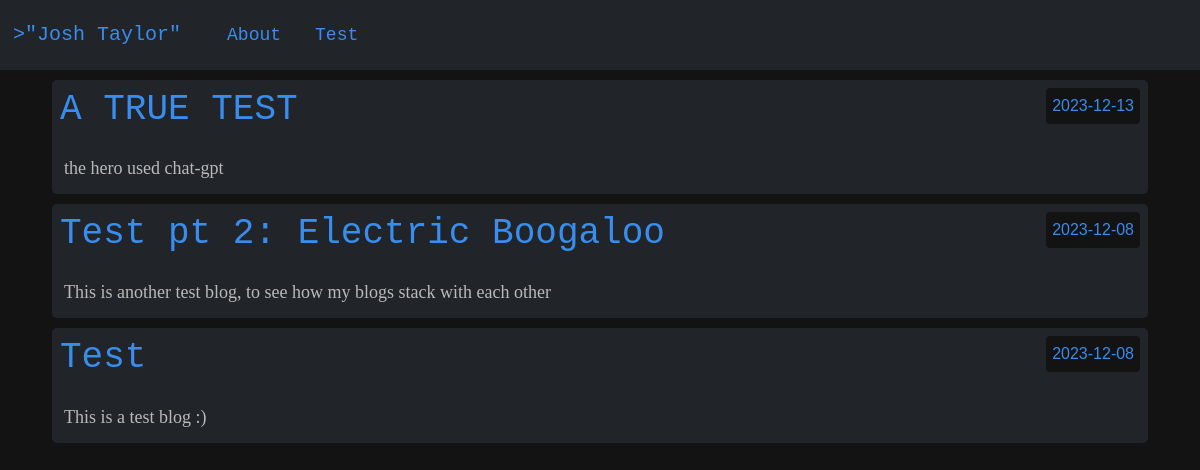
The page / on the database its author committed.
### tables this page shows
CREATE TABLE blogs (id INTEGER PRIMARY KEY, blog TEXT NOT NULL, datetime DEFAULT current_date, title TEXT);

### app.py (the view)
@app.route("/")
def index():
    blog_entries = []
    blogs = fetch_blogs()
    for blog in blogs:
        blog_entries.append({"content": blog[0], "date": blog[1], "title": blog[2]})
    return render_template("index.html", blog_entries=blog_entries)

### app.py (called while the page is built)
def fetch_blogs():
    db = sqlite3.connect("blogs.db")
    cursor = db.cursor()
    cursor.execute("select blog, datetime, title from blogs order by id desc;")
    blogs = cursor.fetchall()
    db.close()
    return blogs

### templates/index.html (shortened to what this page needs)
{% extends "layout.html" %}
{% block main %}
    <div class="container-lg">
        {% for blog in blog_entries %}
            <div class="blog">
                <div>
                    <h3 class="blog-title">{{ blog.title }}</h3>
                    <span class="blog-date">{{ blog.date }}</span>
                </div>
                <div class="blog-content">
                    {{ blog.content }}
                </div>
            </div>
        {% endfor %}
    </div>
{% endblock %}

### templates/layout.html (shortened to what this page needs)
<!DOCTYPE html>
<html lang="en">
    <head>
        <link href="https://cdn.jsdelivr.net/npm/bootstrap@5.1.3/dist/css/bootstrap.min.css" rel="stylesheet">
        <link href="/static/styles.css" rel="stylesheet">
    </head>
    <body>
        <nav class="navbar navbar-expand-md navbar-dark bg-dark nav">
            <a class="navbar-brand" href="/">
                <span class="text-with-tooltip" data-bs-placement="bottom" title="Did you mean: 'The world&apos;s best junior dev' ?">
                    <button class="btn btn-dark logo underlined" id="logo">>"Josh Taylor"</button>
                </span>
            </a>
                <div class="collapse navbar-collapse" id="navContent">
                <ul class="navbar-nav mr-auto nav-links ">
                    <li class="nav-item active nav-links"><a class="nav-link" href="/about"><button class="btn btn-dark btn-sm nav-buttons">About</button></a> </li>
                    <li class="nav-item active nav-links"><a class="nav-link" href="/"><button class="btn btn-dark btn-sm nav-buttons">Test</button></a></li>
                </ul>
                </div>
        </nav>
        <main>
            <div>
                {% block main %}{% endblock %}
        </main>
    </body>
</html>

### static/styles.css (style rules this page uses)
.logo { color: rgb(56, 141, 238); font-size: 20px; text-underline-offset: 6px; }
.nav { font-family: "Lucida Console", monospace; font-style: bold; color: rgb(75, 127, 240); }
.nav-links { text-align: center; }
.nav-buttons { color: rgb(56, 141, 238); font-size: 18px; }
.blog { border: solid; border-color: rgb(33,37,41); background-color: rgb(33,37,41); padding: 5px; margin: 10px; border-radius: 5px; font-family: Georgia, 'Times New Roman', Times, serif; }
.blog-title { display: inline; font-size: 36px; color:rgb(56, 141, 238); font-family: 'Lucidia Console', monospace; }
.blog-date { float: right; border: solid; border-color: rgb(20, 19, 19); border-radius: 4px; background-color: rgb(20, 19, 19); padding: 3px; font-family:'Franklin Gothic Medium', 'Arial Narrow', Arial, sans-serif; color:rgb(56, 141, 238); }
.blog-content { margin-top: 20px; padding: 4px; font-size: 18px; }
body { background-color: rgb(20, 19, 19); color: rgba(235, 235, 235, .75); }

### rows shown on the page
blogs: title "A TRUE TEST", date "2023-12-13", content "the hero used chat-gpt"
blogs: title "Test pt 2: Electric Boogaloo", date "2023-12-08", content "This is another test blog, to see how my blogs stack with each other"
blogs: title "Test", date "2023-12-08", content "This is a test blog :)"
